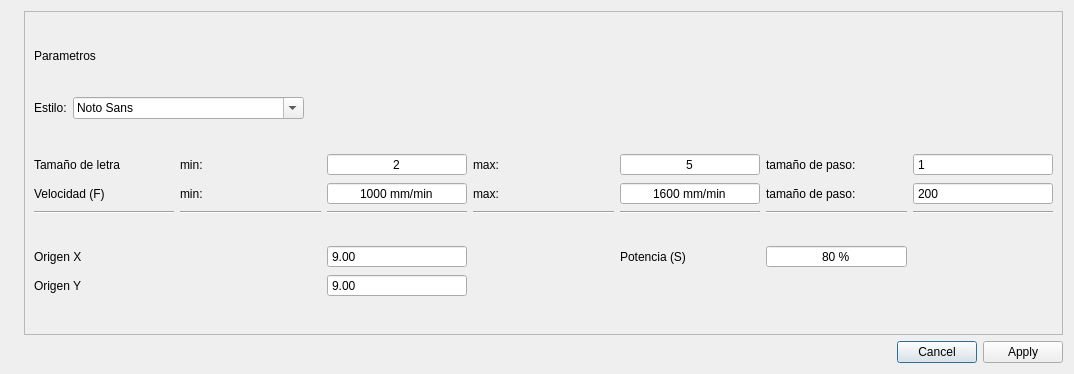
<?xml version="1.0" encoding="UTF-8"?>
<ui version="4.0">
 <class>Text_test</class>
 <widget class="QDialog" name="Text_test">
  <property name="geometry">
   <rect>
    <x>0</x>
    <y>0</y>
    <width>1074</width>
    <height>374</height>
   </rect>
  </property>
  <property name="windowTitle">
   <string>Dialog</string>
  </property>
  <layout class="QHBoxLayout" name="horizontalLayout">
   <item>
    <widget class="QLabel" name="label_14">
     <property name="text">
      <string/>
     </property>
     <property name="pixmap">
      <pixmap resource="recursos.qrc">:/img/data/text.png</pixmap>
     </property>
     <property name="scaledContents">
      <bool>false</bool>
     </property>
    </widget>
   </item>
   <item>
    <layout class="QVBoxLayout" name="verticalLayout_3">
     <item>
      <widget class="QFrame" name="frame">
       <property name="frameShape">
        <enum>QFrame::Shape::StyledPanel</enum>
       </property>
       <property name="frameShadow">
        <enum>QFrame::Shadow::Raised</enum>
       </property>
       <property name="lineWidth">
        <number>5</number>
       </property>
       <property name="midLineWidth">
        <number>4</number>
       </property>
       <layout class="QVBoxLayout" name="verticalLayout_2">
        <item>
         <widget class="QLabel" name="label">
          <property name="sizePolicy">
           <sizepolicy hsizetype="Preferred" vsizetype="Fixed">
            <horstretch>0</horstretch>
            <verstretch>0</verstretch>
           </sizepolicy>
          </property>
          <property name="frameShape">
           <enum>QFrame::Shape::NoFrame</enum>
          </property>
          <property name="text">
           <string>Parametros</string>
          </property>
          <property name="textFormat">
           <enum>Qt::TextFormat::RichText</enum>
          </property>
          <property name="scaledContents">
           <bool>false</bool>
          </property>
          <property name="alignment">
           <set>Qt::AlignmentFlag::AlignLeading|Qt::AlignmentFlag::AlignLeft|Qt::AlignmentFlag::AlignTop</set>
          </property>
          <property name="wordWrap">
           <bool>false</bool>
          </property>
         </widget>
        </item>
        <item>
         <layout class="QHBoxLayout" name="horizontalLayout_2">
          <item>
           <widget class="QLabel" name="label_13">
            <property name="text">
             <string>Estilo:</string>
            </property>
           </widget>
          </item>
          <item>
           <widget class="QFontComboBox" name="combo_estilo">
            <property name="sizePolicy">
             <sizepolicy hsizetype="Fixed" vsizetype="Fixed">
              <horstretch>0</horstretch>
              <verstretch>0</verstretch>
             </sizepolicy>
            </property>
            <property name="minimumSize">
             <size>
              <width>80</width>
              <height>0</height>
             </size>
            </property>
            <property name="currentFont">
             <font>
              <family>Agency FB</family>
             </font>
            </property>
           </widget>
          </item>
          <item>
           <spacer name="horizontalSpacer">
            <property name="orientation">
             <enum>Qt::Orientation::Horizontal</enum>
            </property>
            <property name="sizeHint" stdset="0">
             <size>
              <width>40</width>
              <height>20</height>
             </size>
            </property>
           </spacer>
          </item>
         </layout>
        </item>
        <item>
         <layout class="QGridLayout" name="gridLayout">
          <item row="2" column="4">
           <widget class="QLabel" name="label_9">
            <property name="text">
             <string>max:</string>
            </property>
           </widget>
          </item>
          <item row="2" column="3">
           <widget class="QSpinBox" name="txt_minV">
            <property name="alignment">
             <set>Qt::AlignmentFlag::AlignCenter</set>
            </property>
            <property name="buttonSymbols">
             <enum>QAbstractSpinBox::ButtonSymbols::NoButtons</enum>
            </property>
            <property name="suffix">
             <string> mm/min</string>
            </property>
            <property name="minimum">
             <number>100</number>
            </property>
            <property name="maximum">
             <number>4000</number>
            </property>
            <property name="singleStep">
             <number>100</number>
            </property>
            <property name="value">
             <number>1000</number>
            </property>
           </widget>
          </item>
          <item row="1" column="0">
           <widget class="QLabel" name="label_2">
            <property name="text">
             <string>Tamaño de letra</string>
            </property>
            <property name="wordWrap">
             <bool>true</bool>
            </property>
           </widget>
          </item>
          <item row="2" column="1">
           <widget class="QLabel" name="label_8">
            <property name="text">
             <string>min:</string>
            </property>
           </widget>
          </item>
          <item row="2" column="0">
           <widget class="QLabel" name="label_7">
            <property name="text">
             <string>Velocidad (F)</string>
            </property>
           </widget>
          </item>
          <item row="1" column="5">
           <widget class="QSpinBox" name="txt_maxS">
            <property name="alignment">
             <set>Qt::AlignmentFlag::AlignCenter</set>
            </property>
            <property name="buttonSymbols">
             <enum>QAbstractSpinBox::ButtonSymbols::NoButtons</enum>
            </property>
            <property name="suffix">
             <string/>
            </property>
            <property name="minimum">
             <number>1</number>
            </property>
            <property name="maximum">
             <number>48</number>
            </property>
            <property name="value">
             <number>5</number>
            </property>
           </widget>
          </item>
          <item row="1" column="1">
           <widget class="QLabel" name="label_3">
            <property name="text">
             <string>min:</string>
            </property>
           </widget>
          </item>
          <item row="3" column="0">
           <widget class="Line" name="line">
            <property name="orientation">
             <enum>Qt::Orientation::Horizontal</enum>
            </property>
           </widget>
          </item>
          <item row="1" column="3">
           <widget class="QSpinBox" name="txt_minS">
            <property name="alignment">
             <set>Qt::AlignmentFlag::AlignCenter</set>
            </property>
            <property name="buttonSymbols">
             <enum>QAbstractSpinBox::ButtonSymbols::NoButtons</enum>
            </property>
            <property name="suffix">
             <string/>
            </property>
            <property name="minimum">
             <number>2</number>
            </property>
            <property name="maximum">
             <number>42</number>
            </property>
            <property name="value">
             <number>2</number>
            </property>
           </widget>
          </item>
          <item row="2" column="6">
           <widget class="QLabel" name="label_10">
            <property name="text">
             <string>tamaño de paso:</string>
            </property>
            <property name="wordWrap">
             <bool>true</bool>
            </property>
           </widget>
          </item>
          <item row="2" column="7">
           <widget class="QSpinBox" name="txt_stepV">
            <property name="buttonSymbols">
             <enum>QAbstractSpinBox::ButtonSymbols::NoButtons</enum>
            </property>
            <property name="suffix">
             <string/>
            </property>
            <property name="minimum">
             <number>1</number>
            </property>
            <property name="maximum">
             <number>4000</number>
            </property>
            <property name="singleStep">
             <number>100</number>
            </property>
            <property name="value">
             <number>200</number>
            </property>
           </widget>
          </item>
          <item row="2" column="5">
           <widget class="QSpinBox" name="txt_maxV">
            <property name="alignment">
             <set>Qt::AlignmentFlag::AlignCenter</set>
            </property>
            <property name="buttonSymbols">
             <enum>QAbstractSpinBox::ButtonSymbols::NoButtons</enum>
            </property>
            <property name="suffix">
             <string> mm/min</string>
            </property>
            <property name="minimum">
             <number>1</number>
            </property>
            <property name="maximum">
             <number>4000</number>
            </property>
            <property name="singleStep">
             <number>100</number>
            </property>
            <property name="value">
             <number>1600</number>
            </property>
           </widget>
          </item>
          <item row="1" column="4">
           <widget class="QLabel" name="label_4">
            <property name="text">
             <string>max:</string>
            </property>
           </widget>
          </item>
          <item row="4" column="0">
           <spacer name="verticalSpacer">
            <property name="orientation">
             <enum>Qt::Orientation::Vertical</enum>
            </property>
            <property name="sizeType">
             <enum>QSizePolicy::Policy::Fixed</enum>
            </property>
            <property name="sizeHint" stdset="0">
             <size>
              <width>20</width>
              <height>25</height>
             </size>
            </property>
           </spacer>
          </item>
          <item row="3" column="1">
           <widget class="Line" name="line_2">
            <property name="orientation">
             <enum>Qt::Orientation::Horizontal</enum>
            </property>
           </widget>
          </item>
          <item row="3" column="3">
           <widget class="Line" name="line_3">
            <property name="orientation">
             <enum>Qt::Orientation::Horizontal</enum>
            </property>
           </widget>
          </item>
          <item row="3" column="4">
           <widget class="Line" name="line_4">
            <property name="orientation">
             <enum>Qt::Orientation::Horizontal</enum>
            </property>
           </widget>
          </item>
          <item row="3" column="5">
           <widget class="Line" name="line_5">
            <property name="orientation">
             <enum>Qt::Orientation::Horizontal</enum>
            </property>
           </widget>
          </item>
          <item row="3" column="6">
           <widget class="Line" name="line_6">
            <property name="orientation">
             <enum>Qt::Orientation::Horizontal</enum>
            </property>
           </widget>
          </item>
          <item row="3" column="7">
           <widget class="Line" name="line_7">
            <property name="orientation">
             <enum>Qt::Orientation::Horizontal</enum>
            </property>
           </widget>
          </item>
          <item row="5" column="0">
           <widget class="QLabel" name="label_6">
            <property name="text">
             <string>Origen X</string>
            </property>
           </widget>
          </item>
          <item row="5" column="3">
           <widget class="QDoubleSpinBox" name="txt_X">
            <property name="buttonSymbols">
             <enum>QAbstractSpinBox::ButtonSymbols::NoButtons</enum>
            </property>
            <property name="maximum">
             <double>220.000000000000000</double>
            </property>
            <property name="value">
             <double>9.000000000000000</double>
            </property>
           </widget>
          </item>
          <item row="1" column="6">
           <widget class="QLabel" name="label_5">
            <property name="text">
             <string>tamaño de paso:</string>
            </property>
            <property name="wordWrap">
             <bool>true</bool>
            </property>
           </widget>
          </item>
          <item row="1" column="7">
           <widget class="QSpinBox" name="txt_stepS">
            <property name="buttonSymbols">
             <enum>QAbstractSpinBox::ButtonSymbols::NoButtons</enum>
            </property>
            <property name="minimum">
             <number>1</number>
            </property>
            <property name="maximum">
             <number>10</number>
            </property>
           </widget>
          </item>
          <item row="6" column="0">
           <widget class="QLabel" name="label_11">
            <property name="text">
             <string>Origen Y</string>
            </property>
           </widget>
          </item>
          <item row="6" column="3">
           <widget class="QDoubleSpinBox" name="txt_Y">
            <property name="buttonSymbols">
             <enum>QAbstractSpinBox::ButtonSymbols::NoButtons</enum>
            </property>
            <property name="maximum">
             <double>220.000000000000000</double>
            </property>
            <property name="value">
             <double>9.000000000000000</double>
            </property>
           </widget>
          </item>
          <item row="5" column="5">
           <widget class="QLabel" name="label_12">
            <property name="text">
             <string>Potencia (S)</string>
            </property>
           </widget>
          </item>
          <item row="5" column="6">
           <widget class="QSpinBox" name="txt_potencia">
            <property name="alignment">
             <set>Qt::AlignmentFlag::AlignCenter</set>
            </property>
            <property name="buttonSymbols">
             <enum>QAbstractSpinBox::ButtonSymbols::NoButtons</enum>
            </property>
            <property name="suffix">
             <string> %</string>
            </property>
            <property name="minimum">
             <number>1</number>
            </property>
            <property name="maximum">
             <number>100</number>
            </property>
            <property name="singleStep">
             <number>5</number>
            </property>
            <property name="value">
             <number>80</number>
            </property>
           </widget>
          </item>
         </layout>
        </item>
       </layout>
      </widget>
     </item>
     <item>
      <widget class="QDialogButtonBox" name="btn_test">
       <property name="orientation">
        <enum>Qt::Orientation::Horizontal</enum>
       </property>
       <property name="standardButtons">
        <set>QDialogButtonBox::StandardButton::Apply|QDialogButtonBox::StandardButton::Cancel</set>
       </property>
       <property name="centerButtons">
        <bool>false</bool>
       </property>
      </widget>
     </item>
    </layout>
   </item>
  </layout>
 </widget>
 <tabstops>
  <tabstop>txt_minS</tabstop>
  <tabstop>txt_maxS</tabstop>
  <tabstop>txt_stepS</tabstop>
  <tabstop>txt_minV</tabstop>
  <tabstop>txt_maxV</tabstop>
  <tabstop>txt_stepV</tabstop>
  <tabstop>txt_X</tabstop>
  <tabstop>txt_Y</tabstop>
  <tabstop>txt_potencia</tabstop>
 </tabstops>
 <resources>
  <include location="recursos.qrc"/>
 </resources>
 <connections/>
</ui>
